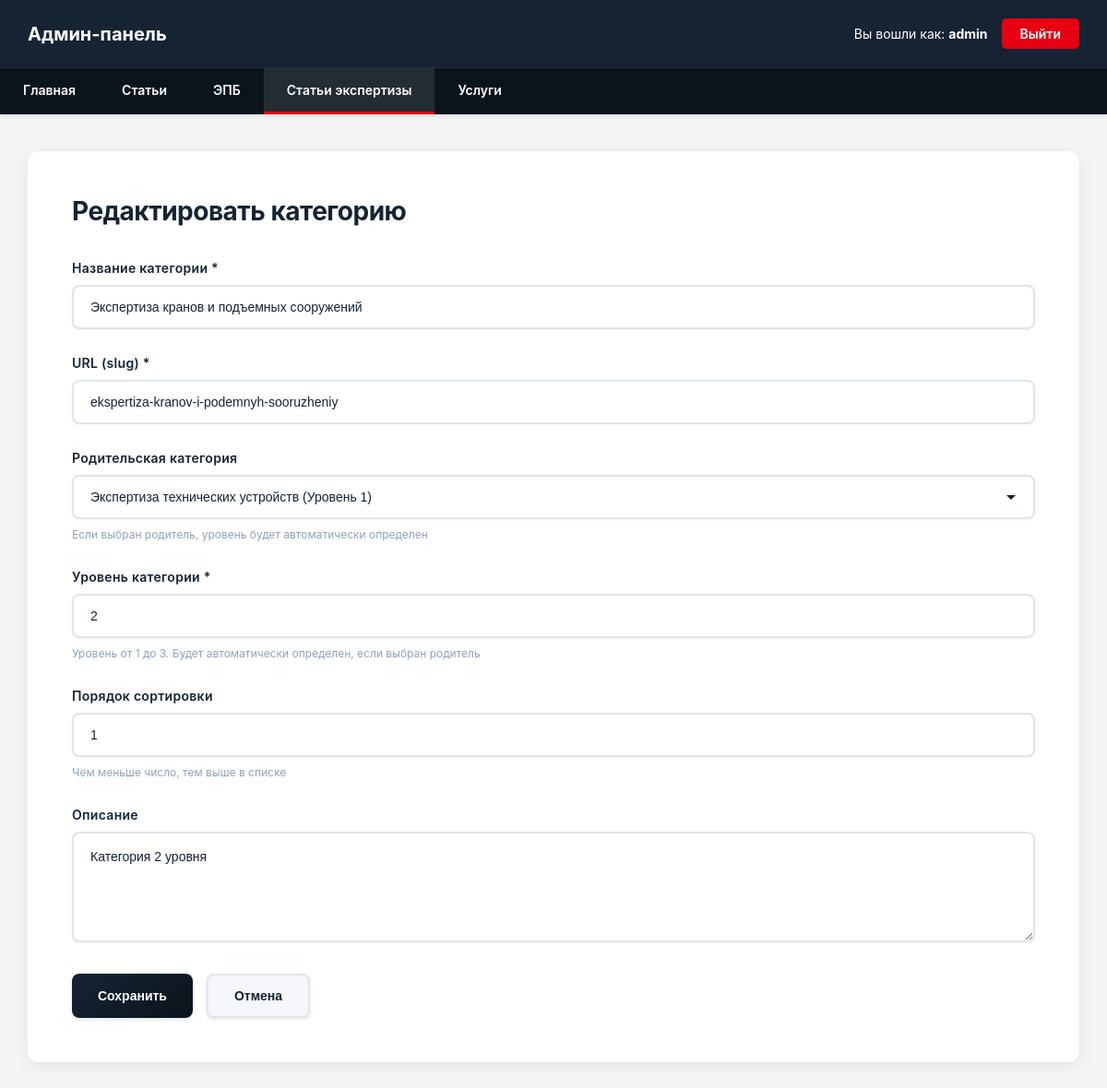
Screenshot of /admin/article-categories/edit?id=2 (signed in) with the database file from the repository.
### tables this page shows
CREATE TABLE IF NOT EXISTS `article_categories` (
    `id` INT AUTO_INCREMENT PRIMARY KEY,
    `name` VARCHAR(255) NOT NULL,
    `slug` VARCHAR(255) NOT NULL UNIQUE,
    `parent_id` INT DEFAULT NULL,
    `level` TINYINT NOT NULL DEFAULT 1 COMMENT 'Уровень категории: 1, 2, 3',
    `description` TEXT DEFAULT NULL,
    `sort_order` INT DEFAULT 0,
    `created_at` TIMESTAMP DEFAULT CURRENT_TIMESTAMP,
    `updated_at` TIMESTAMP DEFAULT CURRENT_TIMESTAMP ON UPDATE CURRENT_TIMESTAMP,
    FOREIGN KEY (`parent_id`) REFERENCES `article_categories`(`id`) ON DELETE CASCADE,
    KEY `parent_id` (`parent_id`),
    KEY `level` (`level`)
);

### includes/expertiza-articles-functions.php (called while the page is built, shortened)
<?php
function getAllArticleCategories() {
    $maxRetries = 3;
    $retryCount = 0;
    while ($retryCount < $maxRetries) {
        try {
            $pdo = getDBConnection();
            $stmt = $pdo->prepare("SELECT * FROM article_categories ORDER BY level, sort_order, name");
            $stmt->execute();
            return $stmt->fetchAll();
        } catch (PDOException $e) {
            $retryCount++;
            if (strpos($e->getMessage(), '2006') !== false || strpos($e->getMessage(), 'MySQL server has gone away') !== false) {
                if ($retryCount < $maxRetries) {
                    $pdo = getDBConnection(true);
                    usleep(100000);
                    continue;
                }
            }
            error_log("Error in getAllArticleCategories: " . $e->getMessage());
            throw $e;
        }
    }
    return [];
}
function getArticleCategoryById($id) {
    $maxRetries = 3;
    $retryCount = 0;
    while ($retryCount < $maxRetries) {
        try {
            $pdo = getDBConnection();
            $stmt = $pdo->prepare("SELECT * FROM article_categories WHERE id = ?");
            $stmt->execute([$id]);
            return $stmt->fetch();
        } catch (PDOException $e) {
            $retryCount++;
            if (strpos($e->getMessage(), '2006') !== false || strpos($e->getMessage(), 'MySQL server has gone away') !== false) {
                if ($retryCount < $maxRetries) {
                    $pdo = getDBConnection(true);
                    usleep(100000);
                    continue;
                }
            }
            error_log("Error in getArticleCategoryById: " . $e->getMessage());
            throw $e;
        }
    }
    return false;
}

### admin/article-categories/edit.php (the view, shortened to what this page needs)
<?php
require_once __DIR__ . '/../../includes/expertiza-articles-functions.php';
$id = intval($_GET['id'] ?? 0);
$category = getArticleCategoryById($id);
$allCategories = getAllArticleCategories();
$excludeIds = [$id];
function getDescendantIds($categoryId, $allCategories)
{
    $ids = [];
    return $ids;
}
$excludeIds = array_merge($excludeIds, getDescendantIds($id, $allCategories));
$availableCategories = array_filter($allCategories, function ($cat) use ($excludeIds) {
    return !in_array($cat['id'], $excludeIds);
});
include __DIR__ . '/../../includes/admin-header.php';
?>
<link rel="stylesheet" href="/admin/assets/admin-forms.css">
<div class="admin-container">
    <div class="admin-content">
        <h2>Редактировать категорию</h2>
        <form method="POST" action="">
            <div class="form-group">
                <label for="name">Название категории *</label>
                <input type="text" id="name" name="name" value="<?php echo htmlspecialchars($category['name']); ?>"
                    required>
            </div>
            <div class="form-group">
                <label for="slug">URL (slug) *</label>
                <input type="text" id="slug" name="slug" value="<?php echo htmlspecialchars($category['slug']); ?>"
                    required>
            </div>
            <div class="form-group">
                <label for="parent_id">Родительская категория</label>
                <select id="parent_id" name="parent_id">
                    <?php foreach ($availableCategories as $cat): ?>
                        <option value="<?php echo $cat['id']; ?>" <?php echo ($category['parent_id'] == $cat['id']) ? 'selected' : ''; ?>>
                            <?php echo htmlspecialchars($cat['name']); ?> (Уровень <?php echo $cat['level']; ?>)
                        </option>
                    <?php endforeach; ?>
                </select>
                <small>Если выбран родитель, уровень будет автоматически определен</small>
            </div>
            <div class="form-group">
                <label for="level">Уровень категории *</label>
                <input type="number" id="level" name="level" min="1" max="3"
                    value="<?php echo htmlspecialchars($category['level']); ?>" required>
                <small>Уровень от 1 до 3. Будет автоматически определен, если выбран родитель</small>
            </div>
            <div class="form-group">
                <label for="sort_order">Порядок сортировки</label>
                <input type="number" id="sort_order" name="sort_order"
                    value="<?php echo htmlspecialchars($category['sort_order']); ?>">
                <small>Чем меньше число, тем выше в списке</small>
            </div>
            <div class="form-group">
                <label for="description">Описание</label>
                <textarea id="description"
                    name="description"><?php echo htmlspecialchars($category['description'] ?? ''); ?></textarea>
            </div>
            <div class="form-actions">
                <button type="submit" class="btn-save">Сохранить</button>
                <a href="/admin/article-categories" class="btn-cancel">Отмена</a>
            </div>
        </form>
    </div>
</div>
</body>
</html>

### admin/assets/admin-forms.css (style rules this page uses)
.form-group { margin-bottom: 28px; position: relative; }
.form-group label { display: block; color: #152333; font-size: 14px; font-weight: 600; margin-bottom: 10px; letter-spacing: 0.3px; }
.form-group input[type="text"], .form-group input[type="number"], .form-group input[type="url"], .form-group input[type="file"], .form-group textarea { width: 100%; padding: 14px 18px; border: 2px solid #e0e6ed; border-radius: 8px; font-size: 14px; font-family: 'Montserrat', sans-serif; background: #ffffff; color: #152333; transition: all 0.3s cubic-bezier(0.4, 0, 0.2, 1); box-shadow: 0 1px 3px rgba(0, 0, 0, 0.05); }
.form-group textarea { min-height: 120px; resize: vertical; line-height: 1.6; }
.form-group select, .category-select { width: 100%; padding: 14px 45px 14px 18px; border: 2px solid #e0e6ed; border-radius: 8px; font-size: 14px; font-family: 'Montserrat', sans-serif; background: #ffffff; color: #152333; cursor: pointer; appearance: none; -webkit-appearance: none; -moz-appearance: none; background-repeat: no-repeat; background-position: right 18px center; background-size: 12px; transition: all 0.3s cubic-bezier(0.4, 0, 0.2, 1); box-shadow: 0 1px 3px rgba(0, 0, 0, 0.05); }
.form-group select option, .category-select option { padding: 12px; background: #ffffff; color: #152333; }
.form-group input::placeholder, .form-group textarea::placeholder { color: #91A2B8; opacity: 0.7; }
.form-group small { display: block; color: #91A2B8; font-size: 12px; margin-top: 8px; line-height: 1.5; }
.btn-save, .btn-cancel { padding: 14px 28px; border: none; border-radius: 8px; font-size: 14px; font-weight: 600; cursor: pointer; text-decoration: none; display: inline-flex; align-items: center; gap: 8px; transition: all 0.3s cubic-bezier(0.4, 0, 0.2, 1); font-family: 'Montserrat', sans-serif; box-shadow: 0 2px 4px rgba(0, 0, 0, 0.1); }
.btn-save { background: linear-gradient(135deg, #152333 0%, #0a141c 100%); color: #ffffff; }
.btn-cancel { background: #f5f7fa; color: #152333; border: 2px solid #e0e6ed; }
.admin-content { background: #ffffff; border-radius: 12px; padding: 48px; box-shadow: 0 4px 20px rgba(0, 0, 0, 0.08); position: relative; z-index: 1; }
.admin-content h2 { color: #152333; font-size: 28px; font-weight: 700; margin-bottom: 36px; letter-spacing: -0.5px; }
.form-group { animation: fadeInUp 0.4s ease-out; animation-fill-mode: both; }
.form-group:nth-child(1) { animation-delay: 0.05s; }
.form-group:nth-child(2) { animation-delay: 0.1s; }
.form-group:nth-child(3) { animation-delay: 0.15s; }
.form-group:nth-child(4) { animation-delay: 0.2s; }
.form-group:nth-child(5) { animation-delay: 0.25s; }
.form-group:nth-child(6) { animation-delay: 0.3s; }

### includes/admin-header.php (style rules this page uses)
* { margin: 0; padding: 0; box-sizing: border-box; }
body { font-family: 'Montserrat', -apple-system, BlinkMacSystemFont, 'Segoe UI', Roboto, sans-serif; background: #f5f5f5; }

### admin/article-categories/edit.php (style rules this page uses)
.admin-container { max-width: 1200px; margin: 40px auto; padding: 0 30px; }
.form-actions { display: flex; gap: 15px; margin-top: 30px; }

### rows the page displays
article_categories: name "Экспертиза кранов и подъемных сооружений", slug "ekspertiza-kranov-i-podemnyh-sooruzheniy", parent_id "Экспертиза технических устройств (Уровень 1)", level "2", sort_order "1", description "Категория 2 уровня"

### other values shown
getAdminUsername() "admin"
